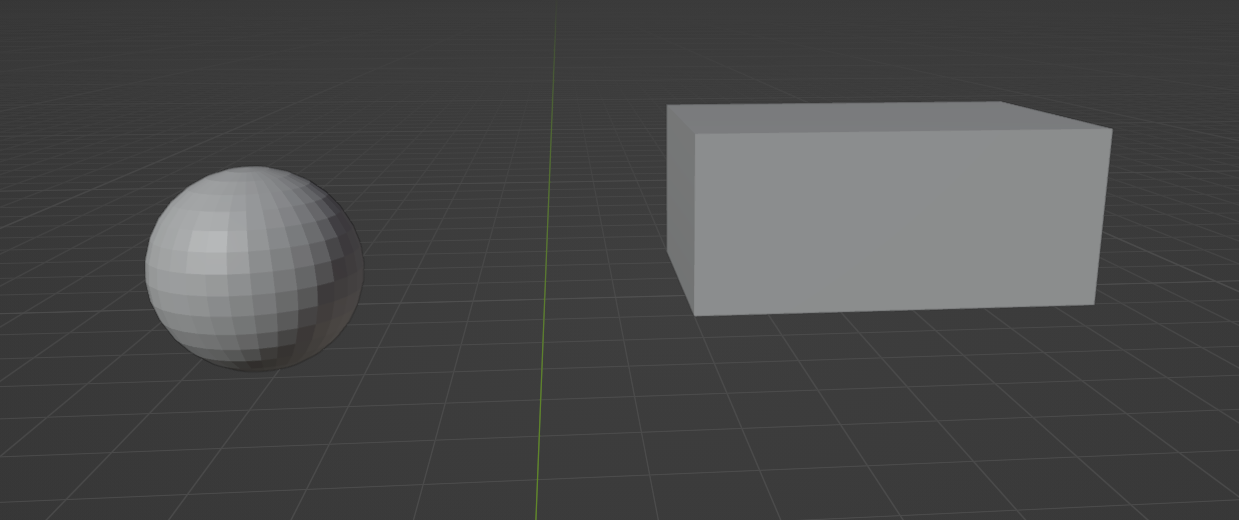
#> input picture task2/cuboid-sphere.png, 1239 x 520 px
$ jupyter execute task_2.ipynb
#> lines starting #> are read from the running program, lines starting #| are printed output that depends on the picture; after the words box and inside, x2 and y2 are one past the last pixel; in counts of white or black regions, pixels touching at a corner belong together
### utils/opencv_processing.py
import cv2
import math
import numpy as np
import matplotlib.pyplot as plt


# [4 lines left out: function show_image, not called in this run]


def display_image(image_file,circle,rectangle):
    cv2.circle(image_file, circle['center'], int(circle['radius']), (255, 0, 255), 4)
    x,y,w,h = rectangle['bbox']
    x,y,x2,y2 = x,y,x+w,y+h
    cv2.rectangle(image_file, (x,y),(x2,y2) , (255, 0, 255), 4)
    plt.imshow(image_file)
    plt.show()


# [13 lines left out: function get_x_y_coordinates, not called in this run]


def get_poly(contour):

    peri = cv2.arcLength(contour, True)
    approx = cv2.approxPolyDP(contour, 0.01 * peri, True)
    if len(approx) > 4 and len(approx) <= 14:
        return "cuboid", approx.squeeze()
    if len(approx) == 4:
        return "rectangle", approx.squeeze()
    return "undefined", approx.squeeze()


def get_Rectangles(edges,circle_info,image,remove_circle=True):

    rectangle_results = []

    # remove circle edges from circle_info
    if remove_circle:
        for circles in circle_info:
            if circles['shape'] == 'circle':
                cv2.circle(edges,circles['center'], int(circles['radius']+3),0,-1)

    # find contours
    contours, _ = cv2.findContours(edges, cv2.RETR_EXTERNAL, cv2.CHAIN_APPROX_SIMPLE)

    for cnt in contours:
        name, poly = get_poly(cnt)

        if name == 'cuboid':
            c = np.array(poly)
            xmin = np.min(c[:, 0])
            ymin = np.min(c[:, 1])
            xmax = np.max(c[:, 0])
            ymax = np.max(c[:, 1])
            rectangle_results.append({
                "shape"      : "rectangle",
                "contour"    : c,
                "pixel_area" : cv2.contourArea(c),
                "bbox"       : [xmin,ymin,xmax-xmin,ymax-ymin]
            })

        elif name == "rectangle":
            rectangle_results.append({
                "shape"      : "rectangle",
                "contour"    : poly,
                "pixel_area" : cv2.contourArea(poly),
                "bbox"       : [cv2.boundingRect(poly)]
            })

    return rectangle_results


def get_HoughCircles(edges, dp=1, minDist=500):
    circle_results = []

    circles = cv2.HoughCircles(edges, cv2.HOUGH_GRADIENT, dp, minDist, param1=50, param2=30, minRadius=0, maxRadius=0)

    if circles is not None:
        circles = np.round(circles[0, :]).astype("int")
        for (x, y, r) in circles:
            circle_meta = {
                "shape" : "circle",
                "Cx"    : int(x),
                "Cy"    : int(y),
                "radius": float(r),
                "center": [int(x), int(y)],
                "area"  : float(math.pi * r * r)
            }

            circle_results.append(circle_meta)
    return circle_results

def get_edges(image, thresh1=1, thresh2=200 ):

    image = cv2.cvtColor(image, cv2.COLOR_BGR2GRAY) if len(image.shape) > 2 else image
    image = cv2.GaussianBlur(image, (3,3), 0)
    edges = cv2.Canny(image, thresh1, thresh2) # Canny Edge Detection
    return edges


def get_contours_info(image, thresh1=80, thresh2=200,dp=1, minDist=500):
    edges          = get_edges(image, thresh1, thresh2)
    circle_info    = get_HoughCircles(edges.copy(), dp, minDist)
    rectangle_info = get_Rectangles(edges.copy(),circle_info,image)

    return edges , circle_info , rectangle_info


# [46 lines left out: functions circle_attributes, rectangle_attributes, get_attributes, not called in this run]


### task_2.ipynb
[cell 1]
import h5py
import numpy as np
import cv2
import os

from utils.callable_functions import process_hdf5_file , save_point_cloud , depth2pointcloud
from utils.opencv_processing import get_contours_info , get_attributes, display_image

## Task 2

[cell 2]
image_path = r'./task2/cuboid-sphere.png'

##### 1. Read in the PNG file

[cell 3]
image_file = cv2.imread(image_path)
#> image_file is the input picture: shape (520, 1239, 3); mean B, G, R 73.9, 73.9, 73.5
image_file.shape
#> Out = (520, 1239, 3)

##### 2.	Programmatically visualize the edges on the main face of the objects
    a.	Rectangle for the boxes
    b.	Circle for the sphere
    3.	Calculate the area of the main face
.

[cell 4]
edges, circle, rectangle = get_contours_info(image_file, thresh1=80, thresh2=200, dp=2, minDist=900 )
#> in get_edges, `edges = cv2.Canny(image, thresh1, thresh2)`:
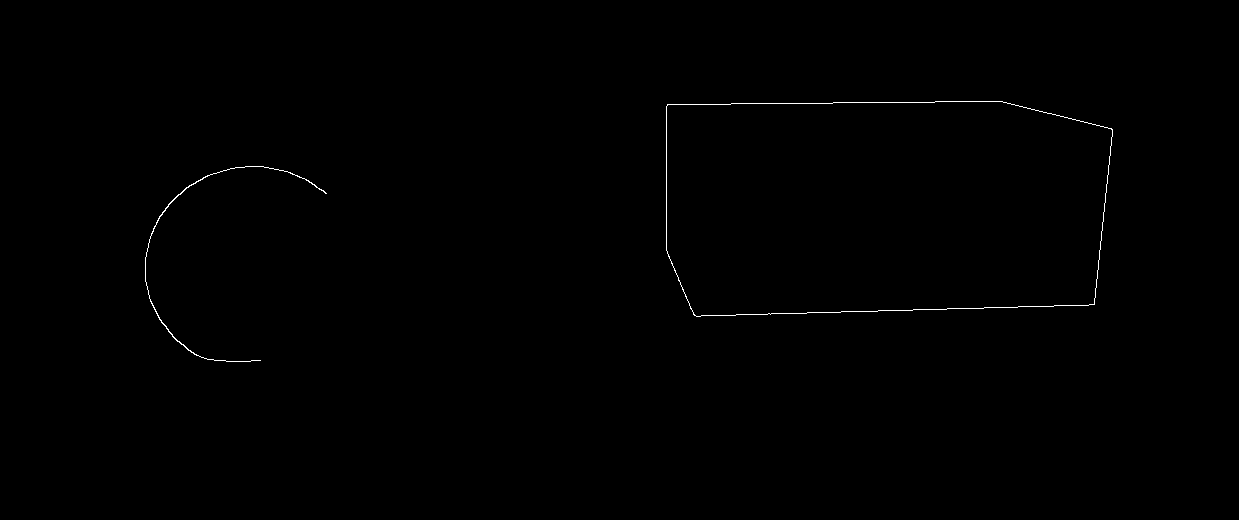
#> edges: shape (520, 1239); 0.27% white in thin lines or dots, all inside (x1, y1, x2, y2) = (145, 101, 1113, 362)
#> in get_HoughCircles, `circles = cv2.HoughCircles(edges, cv2.HOUGH_GRADIENT, dp, minDist, par..`: circles = [[253, 271, 106.6]]
#> in get_HoughCircles, `circles = np.round(circles[0, :]).astype("int")`: circles = [[253, 271, 107]]
#> the loop in get_HoughCircles, `for (x, y, r) in circles:` made 1 pass
#> after the loop in get_HoughCircles, `for (x, y, r) in circles:`: circle_results = 1 item
#> the loop in get_Rectangles, `for circles in circle_info:` made 1 pass
#> after the loop in get_Rectangles, `for circles in circle_info:`:
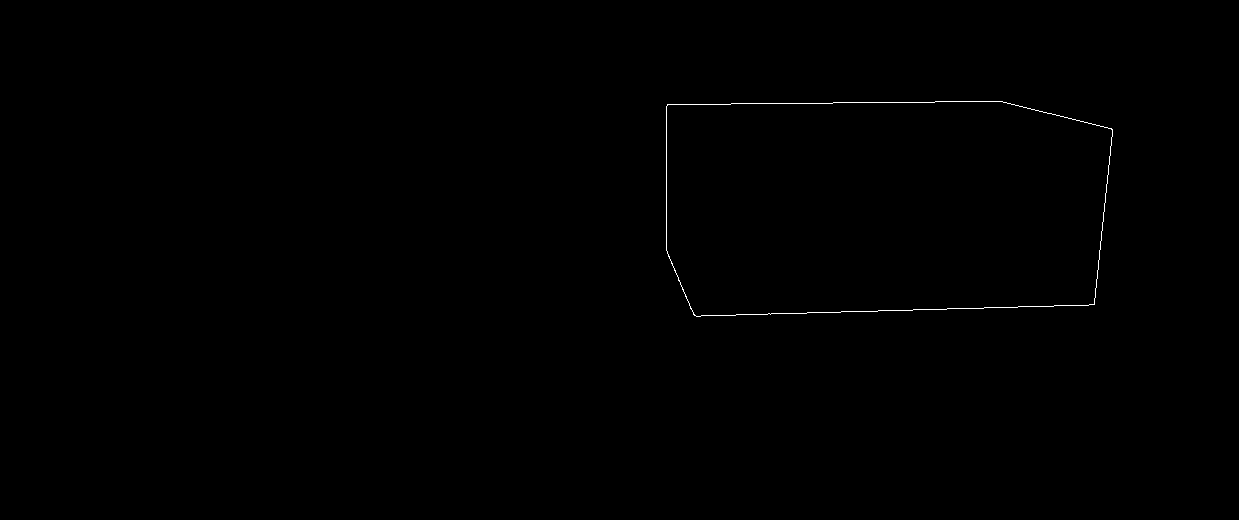
#> edges: shape (520, 1239); 0.19% white in thin lines or dots, all inside (x1, y1, x2, y2) = (666, 101, 1113, 317)
#> in get_Rectangles, `contours, _ = cv2.findContours(edges, cv2.RETR_EXTERNAL, cv2.CHAIN_APP..`: contours = 1 contour; box (x1, y1, x2, y2) and area: (666, 101, 1113, 317) 88742
#> the loop in get_Rectangles, `for cnt in contours:` made 1 pass
#> (peri in get_poly, name, xmin, ymin, xmax, ymax) on pass 1: (1269.5, 'cuboid', 666, 101, 1112, 316)
#> after the loop in get_Rectangles, `for cnt in contours:`: rectangle_results = 1 item
#> circle = 1 item; rectangle = 1 item
circle, rectangle

##### Visualize Image

[cell 5]
display_image(image_file.copy(),circle[0],rectangle[0])
#> in display_image, `x,y,w,h = rectangle['bbox']`: x = 666; y = 101; w = 446; h = 215
#> in display_image, `x,y,x2,y2 = x,y,x+w,y+h`: x2 = 1112; y2 = 316
#> in display_image, `cv2.rectangle(image_file, (x,y),(x2,y2) , (255, 0, 255), 4)`:
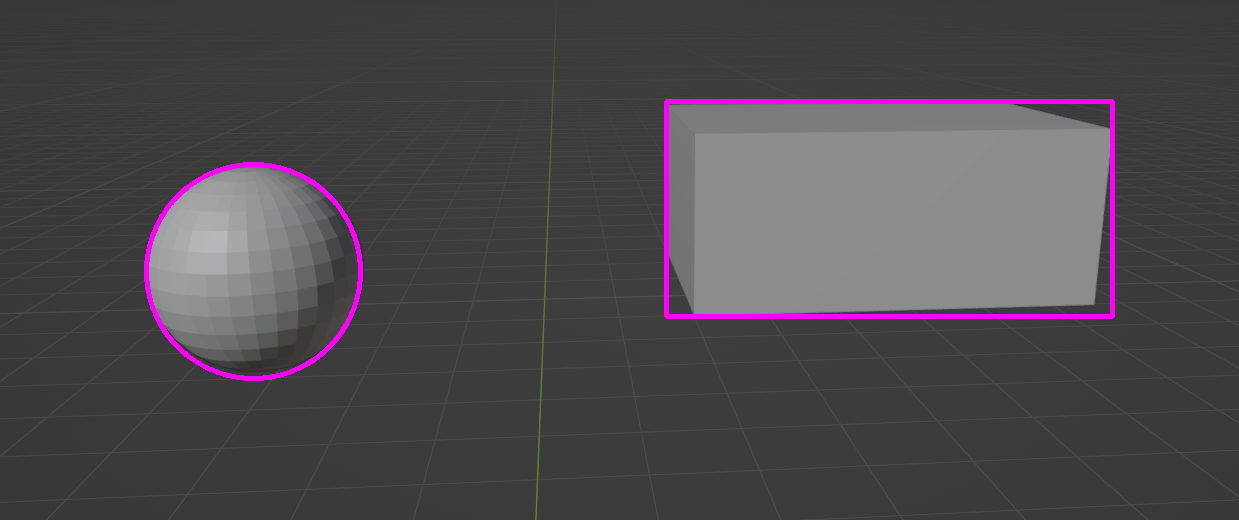
#> image_file: shape (520, 1239, 3); mean of channels 0, 1, 2 76.8, 72.8, 76.4; drawn as B, G, R
